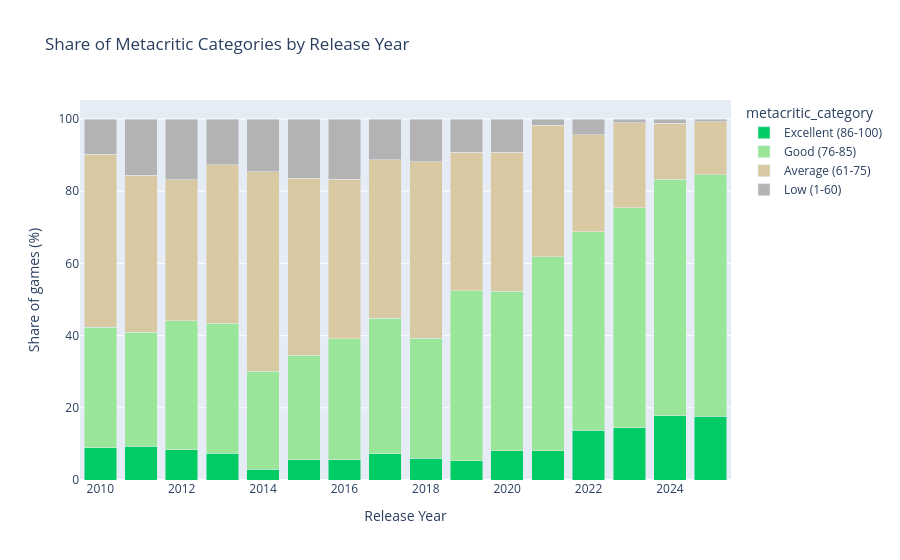

Notebook code for this chart:
### Code cell
# Plot Share of Metacritic categories by year

yearly_scores = (
    df_year_filtered
    .groupby(["release_year", "metacritic_category"])
    .size()
    .reset_index(name="games")
)

# Convert to percentages within each year
yearly_scores["share"] = (
    yearly_scores["games"]
    / yearly_scores.groupby("release_year")["games"].transform("sum")
    * 100
)

fig = px.bar(
    yearly_scores,
    x="release_year",
    y="share",
    color="metacritic_category",
    category_orders={
        "metacritic_category": category_order
    },
    color_discrete_map=category_colors,
    title="Share of Metacritic Categories by Release Year"
)

fig.update_layout(
    barmode="stack",
    yaxis_title="Share of games (%)",
    xaxis_title="Release Year"
)

fig.show()

### Figure 1 — Plotly figure (JSON) as saved in the notebook; plotly's stock layout.template omitted (floating-point values rounded to 4 significant figures)
{"data": [{"hovertemplate": "metacritic_category=Excellent (86-100)<br>release_year=%{x}<br>share=%{y}<extra></extra>", "legendgroup": "Excellent (86-100)", "marker": {"color": "#00cc66", "pattern": {"shape": ""}}, "name": "Excellent (86-100)", "orientation": "v", "showlegend": true, "textposition": "auto", "type": "bar", "x": [2010, 2011, 2012, 2013, 2014, 2015, 2016, 2017, 2018, 2019, 2020, 2021, 2022, 2023, 2024, 2025], "xaxis": "x", "y": [8.943, 9.317, 8.38, 7.456, 3.04, 5.572, 5.634, 7.21, 6.07, 5.364, 8.127, 8.051, 13.75, 14.44, 17.82, 17.61], "yaxis": "y"}, {"hovertemplate": "metacritic_category=Good (76-85)<br>release_year=%{x}<br>share=%{y}<extra></extra>", "legendgroup": "Good (76-85)", "marker": {"color": "#99e699", "pattern": {"shape": ""}}, "name": "Good (76-85)", "orientation": "v", "showlegend": true, "textposition": "auto", "type": "bar", "x": [2010, 2011, 2012, 2013, 2014, 2015, 2016, 2017, 2018, 2019, 2020, 2021, 2022, 2023, 2024, 2025], "xaxis": "x", "y": [33.33, 31.68, 35.75, 35.96, 27.05, 29.03, 33.52, 37.62, 33.23, 47.13, 44.17, 53.81, 55.0, 60.96, 65.52, 66.9], "yaxis": "y"}, {"hovertemplate": "metacritic_category=Average (61-75)<br>release_year=%{x}<br>share=%{y}<extra></extra>", "legendgroup": "Average (61-75)", "marker": {"color": "#d9c9a3", "pattern": {"shape": ""}}, "name": "Average (61-75)", "orientation": "v", "showlegend": true, "textposition": "auto", "type": "bar", "x": [2010, 2011, 2012, 2013, 2014, 2015, 2016, 2017, 2018, 2019, 2020, 2021, 2022, 2023, 2024, 2025], "xaxis": "x", "y": [47.97, 43.48, 39.11, 43.86, 55.32, 48.97, 44.23, 43.89, 48.88, 38.31, 38.52, 36.44, 26.88, 23.53, 15.52, 14.79], "yaxis": "y"}, {"hovertemplate": "metacritic_category=Low (1-60)<br>release_year=%{x}<br>share=%{y}<extra></extra>", "legendgroup": "Low (1-60)", "marker": {"color": "#b3b3b3", "pattern": {"shape": ""}}, "name": "Low (1-60)", "orientation": "v", "showlegend": true, "textposition": "auto", "type": "bar", "x": [2010, 2011, 2012, 2013, 2014, 2015, 2016, 2017, 2018, 2019, 2020, 2021, 2022, 2023, 2024, 2025], "xaxis": "x", "y": [9.756, 15.53, 16.76, 12.72, 14.59, 16.42, 16.62, 11.29, 11.82, 9.195, 9.187, 1.695, 4.375, 1.07, 1.149, 0.7042], "yaxis": "y"}], "layout": {"barmode": "stack", "legend": {"title": {"text": "metacritic_category"}, "tracegroupgap": 0}, "title": {"text": "Share of Metacritic Categories by Release Year"}, "xaxis": {"anchor": "y", "domain": [0, 1], "title": {"text": "Release Year"}}, "yaxis": {"anchor": "x", "domain": [0, 1], "title": {"text": "Share of games (%)"}}}}
